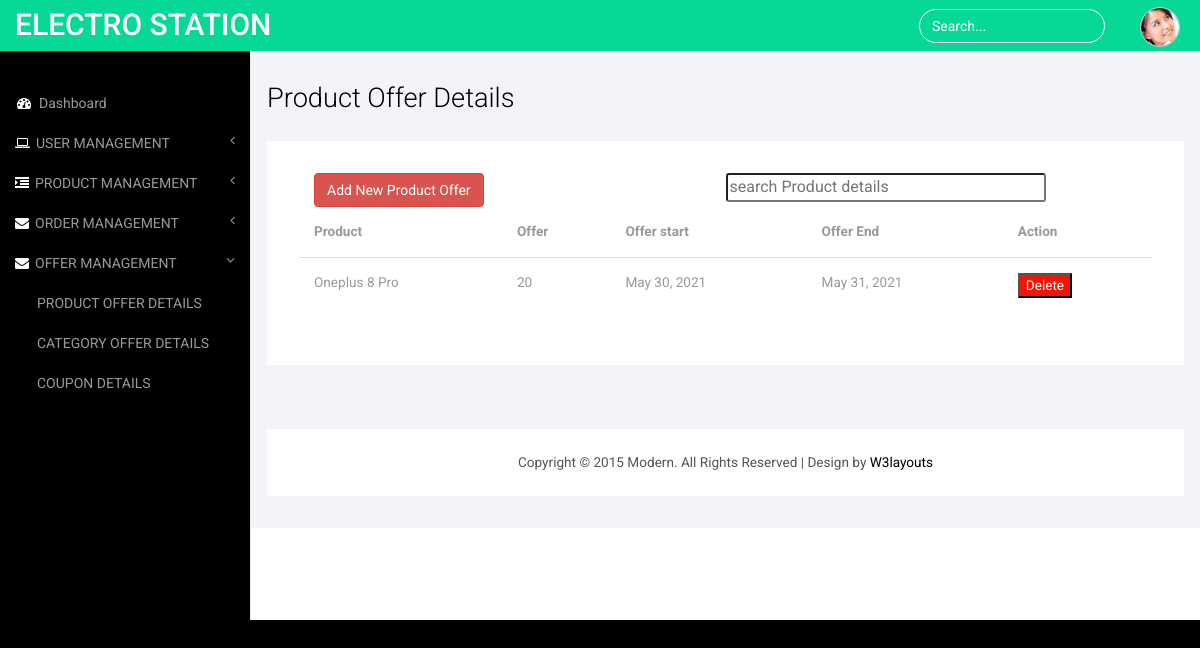
The app's page /view_product_offer with its own data.
### ecomapp/models.py (models this page shows, shortened)
class ProductOffer(models.Model):
    product=models.OneToOneField(Product,on_delete=models.CASCADE)
    offer=models.IntegerField()
    offer_start=models.DateField()
    offer_end=models.DateField()

class Product(models.Model):
    name=models.CharField(max_length=100,null=True)
    slug=models.SlugField(unique=True)
    category = models.ForeignKey(Category, on_delete=models.CASCADE)
    price=models.FloatField()
    description = models.TextField()
    stock = models.IntegerField()
    image1=models.ImageField(upload_to="products")
    image2=models.ImageField(upload_to="products",default='')
    image3=models.ImageField(upload_to="products",default='')
    image4=models.ImageField(upload_to="products",default='')
    offer_price=models.FloatField(null=True)
    offer_percentage= models.FloatField(null=True)
    def __str__(self):
        return self.name

### ecomapp/views.py (the view)
# urls.py: path('view_product_offer',views.view_product_offer,name='view_product_offer'),
def view_product_offer(request):
    product_offer=ProductOffer.objects.all()
    context={
        'pro_off':product_offer,
    }
    return render(request,'adminviewproductoffer.html',context)

### ecomapp/context_processors.py (called while the page is built)
def menu_link(request):
    links = Category.objects.all()
    return dict(links=links)

def counter(request):
    cart_count=0
    if 'admin' in request.path:
        return{}
    else:
        try:
            cart= Cart.objects.filter(cart_id=_cart_id(request))
            if request.user.is_authenticated:
                cart_items=CartItem.objects.all().filter(user=request.user)
            else:
                cart_items= CartItem.objects.all().filter(cart=cart[:1])
            for cart_item in cart_items:
                cart_count += cart_item.quantity
        except Cart.DoesNotExist:
            cart_count =0
    return dict(cart_count=cart_count)

### ecomapp/views.py (called while the page is built)
def _cart_id(request):
    cart= request.session.session_key
    if not cart:
        cart=request.session.create()
    return cart

### templates/adminviewproductoffer.html (shortened to what this page needs)
{% load static %}
<!DOCTYPE HTML>
<html>
<head>
<link href="{% static 'css/bootstrap.min.css' %}" rel='stylesheet' type='text/css' />
<link href="{% static 'css/style.css' %}" rel='stylesheet' type='text/css' />
<link href="{% static 'css/font-awesome.css' %}" rel="stylesheet">
</head>
<body>
<div id="wrapper">
        <nav class="top1 navbar navbar-default navbar-static-top" role="navigation" style="margin-bottom: 0">
            <div class="navbar-header">
                <a class="navbar-brand" href="index.html">ELECTRO STATION</a>
            </div>
            <ul class="nav navbar-nav navbar-right">
			    <li class="dropdown">
	        		<a href="#" class="dropdown-toggle avatar" data-toggle="dropdown"><img src="{% static 'images/1.png' %}" alt=""/></a>
	      		</li>
			</ul>
      <form class="navbar-form navbar-right">
        <input type="text" class="form-control" value="Search..." onfocus="this.value = '';" onblur="if (this.value == '') {this.value = 'Search...';}">
      </form>
      <div class="navbar-default sidebar" role="navigation">
          <div class="sidebar-nav navbar-collapse">
              <ul class="nav" id="side-menu">
                  <li>
                      <a href="{% url 'admin_panel' %}"><i class="fa fa-dashboard fa-fw nav_icon"></i>Dashboard</a>
                  </li>
                  <li>
                      <a href="#"><i class="fa fa-laptop nav_icon"></i>USER MANAGEMENT<span class="fa arrow"></span></a>
                  </li>
                  <li>
                    <a href="#"><i class="fa fa-indent nav_icon"></i>PRODUCT MANAGEMENT<span class="fa arrow"></span></a>
                </li>
                  <li>
                      <a href="#"><i class="fa fa-envelope nav_icon"></i>ORDER MANAGEMENT<span class="fa arrow"></span></a>
                  </li>
                  <li>
                    <a href="#"><i class="fa fa-envelope nav_icon"></i>OFFER MANAGEMENT<span class="fa arrow"></span></a>
                    <ul class="nav nav-second-level">
                        <li>
                            <a href="{% url 'view_product_offer' %}">PRODUCT OFFER DETAILS</a>
                        </li>
                        <li>
                            <a href="{% url 'view_category_offer' %}">CATEGORY OFFER DETAILS</a>
                        </li>
                        <li>
                            <a href="{% url 'view_coupon' %}">COUPON DETAILS</a>
                        </li>
                    </ul>
                </li>
              </ul>
          </div>
      </div>
  </nav>
        <div id="page-wrapper">
        <div class="col-md-12 graphs">
	   <div class="xs">
  	 <h3>Product Offer Details</h3>
  	<div class="bs-example4" data-example-id="contextual-table">
        <div class="col-sm-6">
            <a href="{% url 'product_offer' %}" class="btn btn-danger"> <span>Add New Product Offer</span></a>
        </div>
        <input type="text" id="searchbox" style="width: 20rem; border-radius: 3px;" placeholder="search Product details"
                    class="my-2 ml-2" onkeyup="searchrecords()">
    <table class="table">
      <thead>
        <tr>
            <th>Product</th>
            <th>Offer</th>
            <th>Offer start</th>
            <th>Offer End</th>
            <th>Action</th>
        </tr>
      </thead>
      <tbody>
        {% for pro in pro_off %}
                    <tr>
                        <td>{{pro.product}}</td>
                        <td>{{pro.offer}}</td>
                        <td>{{pro.offer_start}}</td>
                        <td>{{pro.offer_end}}</td>
                        <td>
                           <button style="background: #f31404;" onclick="return confirm ('are you sure Do you want to delete') ? window.location.href='{% url 'delete_pro_offer' pro.id %}' : ''  " > <span style="color: #fff;" class="material-icons-outlined">
                            Delete
                            </span></button>
                        </td>
                    </tr>
                {% endfor %}
      </tbody>
    </table>
   </div>
  <div class="copy_layout">
      <p>Copyright © 2015 Modern. All Rights Reserved | Design by <a href="http://w3layouts.com/" target="_blank">W3layouts</a> </p>
  </div>
   </div>
      </div>
   </div>
<link href="{% static 'css/custom.css' %}" rel="stylesheet">
</body>
</html>

### static/css/style.css (style rules this page uses)
h4, h5, h6, h1, h2, h3 { margin-top: 0; }
ul, ol { margin: 0; }
p { margin: 0; }
html, body { font-family: 'Roboto', sans-serif; font-size: 100%; background:#000; overflow-x: hidden; }
body a { transition:0.5s all; -webkit-transition:0.5s all; -moz-transition:0.5s all; -o-transition:0.5s all; -ms-transition:0.5s all; }
.navbar .navbar-nav li a { padding: 0 10px; line-height: 56px; position: relative; }
.navbar .navbar-nav li .dropdown-toggle.avatar img { height: 40px; -webkit-border-radius: 50em; -moz-border-radius: 50em; border-radius: 50em; border: 1px solid #c0cadd; margin-top: -4px; }
.navbar-default.sidebar { background-color: #000; font-family: 'Roboto', sans-serif; }
nav.top1.navbar.navbar-default.navbar-static-top { background-color:rgb(6, 217, 149); font-family: 'Roboto', sans-serif; }
.navbar-default .navbar-brand { color: #fff !important; font-size: 30px; font-weight: 500; }
.navbar-right { margin-right: 10px !important; }
.navbar-right li { display:inline-block; }
i.nav_icon { color: #fff; margin-right:6px; }
.sidebar ul li a { color: #999; font-size:14px; }
.form-control { background: none !important; border: 1px solid #fff !important; border-radius: 20px !important; box-shadow: none !important; }
.navbar-form.navbar-right input[type="text"] { color: #fff; }
form.navbar-form.navbar-right { margin:9px 0 0 0; }
ul.nav.navbar-nav.navbar-right { height: 51px; }
.sidebar-nav.navbar-collapse { margin: 2em 0 0 0; }
.copy p, .copy_layout p { font-size:0.85em; color:#555; }
.copy p a, .copy_layout p a { color:#000; }
.graphs { padding: 2em 1em; background: #f2f4f8; font-family: 'Roboto', sans-serif; }
.bs-example4 { background: #fff; padding: 2em; }
.xs h3, .widget_head { color:#000; font-size:1.7em; font-weight:300; margin-bottom: 1em; }
.table > thead > tr > th, .table > tbody > tr > th, .table > tfoot > tr > th, .table > thead > tr > td, .table > tbody > tr > td, .table > tfoot > tr > td { border-top: none !important; }
.table > thead > tr > th, .table > tbody > tr > th, .table > tfoot > tr > th, .table > thead > tr > td, .table > tbody > tr > td, .table > tfoot > tr > td { font-size: 0.85em; color: #999; }
.table td, .table>tbody>tr>td, .table>tbody>tr>th, .table>tfoot>tr>td, .table>tfoot>tr>th, .table>thead>tr>td, .table>thead>tr>th { padding:15px !important; }
.table > thead > tr > th { border-bottom: 1px solid #ddd !important; }
.copy_layout { padding:1.5em 0; background:#fff; text-align:center; margin: 4em 0 0em 0; }

### static/css/custom.css (style rules this page uses)
#wrapper { width: 100%; }
#page-wrapper { min-height: 568px; background-color: #fff; }
@media (min-width:768px) { #page-wrapper { position: inherit; margin: 0 0 0 250px; border-left: 1px solid #e7e7e7; } }
.sidebar .sidebar-nav.navbar-collapse { padding-right: 0; padding-left: 0; }
.sidebar .arrow { float: right; }
.sidebar .fa.arrow:before { content: "\f104"; }
.sidebar .active>a>.fa.arrow:before { content: "\f107"; }
.sidebar .nav-second-level li, .sidebar .nav-third-level li { border-bottom: 0!important; }
.sidebar .nav-second-level li a { padding-left: 37px; }
@media (min-width:768px) { .sidebar { z-index: 1; position: absolute; width: 250px; margin-top: 51px; } }

### records on screen
ProductOffer: product "Oneplus 8 Pro", offer "20", offer_start "May 30, 2021", offer_end "May 31, 2021"
